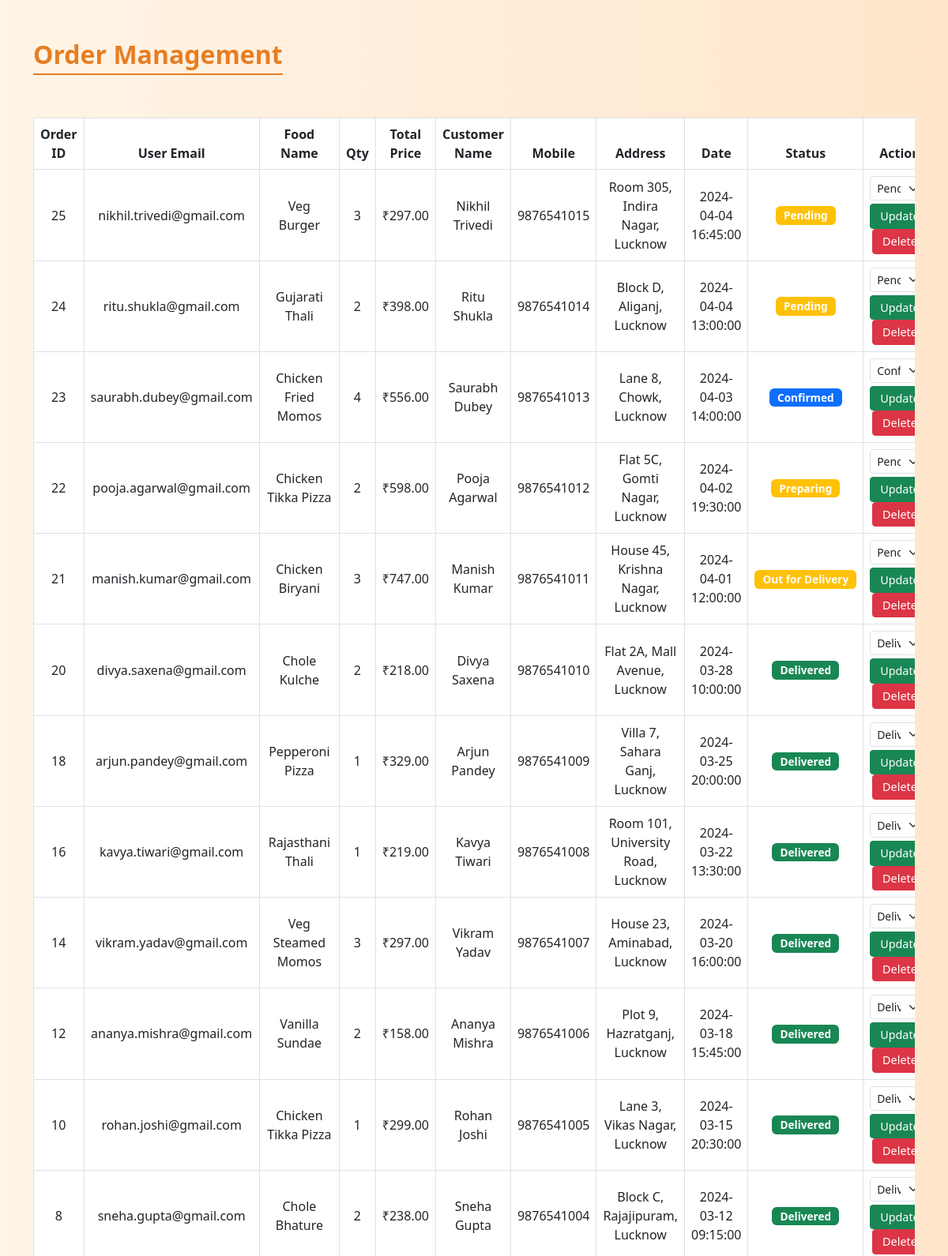
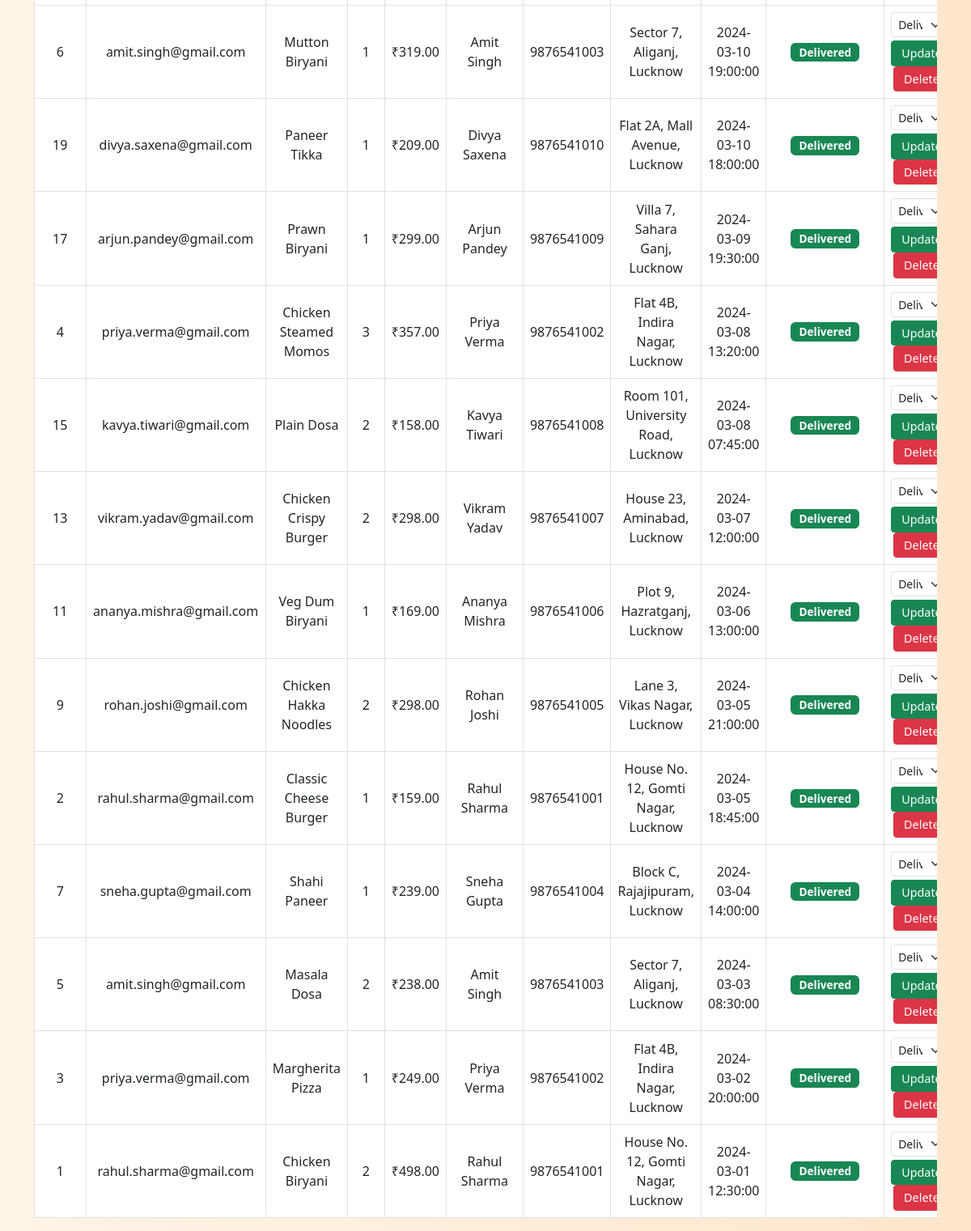
The page /view_orders.php on the database its author committed (2 pictures, top to bottom).
### tables this page shows
CREATE TABLE IF NOT EXISTS `orders` (
    `id`              INT(11) NOT NULL AUTO_INCREMENT,
    `user_id`         VARCHAR(150) NOT NULL,
    `food_id`         INT(11) DEFAULT NULL,
    `food_name`       VARCHAR(200) NOT NULL,
    `offer_price`     DECIMAL(10,2) DEFAULT 0.00,
    `price`           DECIMAL(10,2) DEFAULT 0.00,
    `quantity`        INT(11) DEFAULT 1,
    `total`           DECIMAL(10,2) DEFAULT 0.00,
    `customer_name`   VARCHAR(200) DEFAULT NULL,
    `mobile`          VARCHAR(20) DEFAULT NULL,
    `address`         TEXT DEFAULT NULL,
    `status`          ENUM('Pending','Confirmed','Preparing','Out for Delivery','Delivered','Cancelled') DEFAULT 'Pending',
    `order_date`      TIMESTAMP DEFAULT CURRENT_TIMESTAMP,
    PRIMARY KEY (`id`),
    KEY `idx_user_id`    (`user_id`),
    KEY `idx_status`     (`status`),
    KEY `idx_order_date` (`order_date`)
);

### view_orders.php (the view, shortened to what this page needs)
<!DOCTYPE html>
<html lang="en">
<head>
    <link href="https://cdn.jsdelivr.net/npm/bootstrap@5.3.0/dist/css/bootstrap.min.css" rel="stylesheet">
</head>
<body>
<div class="container">
    <h2>Order Management</h2>
    <div class="table-responsive mt-4">
        <table class="table table-bordered table-hover text-center align-middle">
            <thead>
                <tr>
                    <th>Order ID</th>
                    <th>User Email</th>
                    <th>Food Name</th>
                    <th>Qty</th>
                    <th>Total Price</th>
                    <th>Customer Name</th>
                    <th>Mobile</th>
                    <th>Address</th>
                    <th>Date</th>
                    <th>Status</th>
                    <th>Action</th>
                </tr>
            </thead>
            <tbody>
            <?php
            $conn = mysqli_connect("localhost", "root", "", "fooddb");
            $sql = "SELECT * FROM orders ORDER BY order_date DESC";
            $result = mysqli_query($conn, $sql);
            if (mysqli_num_rows($result) > 0) {
                while ($row = mysqli_fetch_assoc($result)) {
                    $status = $row['status'] ?? 'Pending';
                    echo "<tr>
                            <td>{$row['id']}</td>
                            <td>{$row['user_id']}</td>
                            <td>{$row['food_name']}</td>
                            <td>{$row['quantity']}</td>
                            <td>₹{$row['total']}</td>
                            <td>{$row['customer_name']}</td>
                            <td>{$row['mobile']}</td>
                            <td>{$row['address']}</td>
                            <td>{$row['order_date']}</td>
                            <td><span class='badge bg-" . ($status === 'Delivered' ? "success" : ($status === 'Confirmed' ? "primary" : "warning")) . " badge-status'>{$status}</span></td>
                            <td>
                                <form method='POST' style='display:inline-block;'>
                                    <input type='hidden' name='order_id' value='{$row['id']}' />
                                    <select name='status' class='form-select form-select-sm mb-1'>
                                        <option value='Pending' " . ($status === 'Pending' ? 'selected' : '') . ">Pending</option>
                                        <option value='Confirmed' " . ($status === 'Confirmed' ? 'selected' : '') . ">Confirmed</option>
                                        <option value='Delivered' " . ($status === 'Delivered' ? 'selected' : '') . ">Delivered</option>
                                    </select>
                                    <button type='submit' name='update_status' class='btn btn-sm btn-success btn-action'>Update</button>
                                </form>
                                <form method='POST' style='display:inline-block;'>
                                    <input type='hidden' name='order_id' value='{$row['id']}' />
                                    <button type='submit' name='delete_order' class='btn btn-sm btn-danger btn-action'>Delete</button>
                                </form>
                            </td>
                          </tr>";
                }
            } else {
                echo "<tr><td colspan='11' class='text-danger'>No orders found.</td></tr>";
            }
            ?>
            </tbody>
        </table>
    </div>
</div>
</body>
</html>

### view_orders.php (style rules this page uses)
body { background: linear-gradient(to right, #fff4e6, #ffe6cc); font-family: 'Segoe UI', sans-serif; }
.container { margin-top: 50px; }
h2 { color: #e67e22; font-weight: bold; margin-bottom: 30px; text-align: center; border-bottom: 2px solid #e67e22; display: inline-block; padding-bottom: 5px; }
.table thead { background-color: #e67e22; color: white; }
.btn-action { padding: 4px 12px; font-size: 0.9rem; }
.badge-status { font-size: 0.85rem; padding: 5px 10px; }

### rows shown on the page
orders: id "25", user "nikhil.trivedi@gmail.com", food_name "Veg Burger", quantity "3", total "297.00", customer_name "Nikhil Trivedi", mobile "9876541015", address "Room 305, Indira Nagar, Lucknow", order_date "2024-04-04 16:45:00", status "Pending"
orders: id "24", user "ritu.shukla@gmail.com", food_name "Gujarati Thali", quantity "2", total "398.00", customer_name "Ritu Shukla", mobile "9876541014", address "Block D, Aliganj, Lucknow", order_date "2024-04-04 13:00:00", status "Pending"
orders: id "23", user "saurabh.dubey@gmail.com", food_name "Chicken Fried Momos", quantity "4", total "556.00", customer_name "Saurabh Dubey", mobile "9876541013", address "Lane 8, Chowk, Lucknow", order_date "2024-04-03 14:00:00", status "Confirmed"
orders: id "22", user "pooja.agarwal@gmail.com", food_name "Chicken Tikka Pizza", quantity "2", total "598.00", customer_name "Pooja Agarwal", mobile "9876541012", address "Flat 5C, Gomti Nagar, Lucknow", order_date "2024-04-02 19:30:00", status "Preparing"
orders: id "21", user "manish.kumar@gmail.com", food_name "Chicken Biryani", quantity "3", total "747.00", customer_name "Manish Kumar", mobile "9876541011", address "House 45, Krishna Nagar, Lucknow", order_date "2024-04-01 12:00:00", status "Out for Delivery"
orders: id "20", user "divya.saxena@gmail.com", food_name "Chole Kulche", quantity "2", total "218.00", customer_name "Divya Saxena", mobile "9876541010", address "Flat 2A, Mall Avenue, Lucknow", order_date "2024-03-28 10:00:00", status "Delivered"
orders: id "18", user "arjun.pandey@gmail.com", food_name "Pepperoni Pizza", quantity "1", total "329.00", customer_name "Arjun Pandey", mobile "9876541009", address "Villa 7, Sahara Ganj, Lucknow", order_date "2024-03-25 20:00:00", status "Delivered"
orders: id "16", user "kavya.tiwari@gmail.com", food_name "Rajasthani Thali", quantity "1", total "219.00", customer_name "Kavya Tiwari", mobile "9876541008", address "Room 101, University Road, Lucknow", order_date "2024-03-22 13:30:00", status "Delivered"
orders: id "14", user "vikram.yadav@gmail.com", food_name "Veg Steamed Momos", quantity "3", total "297.00", customer_name "Vikram Yadav", mobile "9876541007", address "House 23, Aminabad, Lucknow", order_date "2024-03-20 16:00:00", status "Delivered"
orders: id "12", user "ananya.mishra@gmail.com", food_name "Vanilla Sundae", quantity "2", total "158.00", customer_name "Ananya Mishra", mobile "9876541006", address "Plot 9, Hazratganj, Lucknow", order_date "2024-03-18 15:45:00", status "Delivered"
orders: id "10", user "rohan.joshi@gmail.com", food_name "Chicken Tikka Pizza", quantity "1", total "299.00", customer_name "Rohan Joshi", mobile "9876541005", address "Lane 3, Vikas Nagar, Lucknow", order_date "2024-03-15 20:30:00", status "Delivered"
orders: id "8", user "sneha.gupta@gmail.com", food_name "Chole Bhature", quantity "2", total "238.00", customer_name "Sneha Gupta", mobile "9876541004", address "Block C, Rajajipuram, Lucknow", order_date "2024-03-12 09:15:00", status "Delivered"
orders: id "6", user "amit.singh@gmail.com", food_name "Mutton Biryani", quantity "1", total "319.00", customer_name "Amit Singh", mobile "9876541003", address "Sector 7, Aliganj, Lucknow", order_date "2024-03-10 19:00:00", status "Delivered"
orders: id "19", user "divya.saxena@gmail.com", food_name "Paneer Tikka", quantity "1", total "209.00", customer_name "Divya Saxena", mobile "9876541010", address "Flat 2A, Mall Avenue, Lucknow", order_date "2024-03-10 18:00:00", status "Delivered"
orders: id "17", user "arjun.pandey@gmail.com", food_name "Prawn Biryani", quantity "1", total "299.00", customer_name "Arjun Pandey", mobile "9876541009", address "Villa 7, Sahara Ganj, Lucknow", order_date "2024-03-09 19:30:00", status "Delivered"
orders: id "4", user "priya.verma@gmail.com", food_name "Chicken Steamed Momos", quantity "3", total "357.00", customer_name "Priya Verma", mobile "9876541002", address "Flat 4B, Indira Nagar, Lucknow", order_date "2024-03-08 13:20:00", status "Delivered"
orders: id "15", user "kavya.tiwari@gmail.com", food_name "Plain Dosa", quantity "2", total "158.00", customer_name "Kavya Tiwari", mobile "9876541008", address "Room 101, University Road, Lucknow", order_date "2024-03-08 07:45:00", status "Delivered"
orders: id "13", user "vikram.yadav@gmail.com", food_name "Chicken Crispy Burger", quantity "2", total "298.00", customer_name "Vikram Yadav", mobile "9876541007", address "House 23, Aminabad, Lucknow", order_date "2024-03-07 12:00:00", status "Delivered"
orders: id "11", user "ananya.mishra@gmail.com", food_name "Veg Dum Biryani", quantity "1", total "169.00", customer_name "Ananya Mishra", mobile "9876541006", address "Plot 9, Hazratganj, Lucknow", order_date "2024-03-06 13:00:00", status "Delivered"
orders: id "9", user "rohan.joshi@gmail.com", food_name "Chicken Hakka Noodles", quantity "2", total "298.00", customer_name "Rohan Joshi", mobile "9876541005", address "Lane 3, Vikas Nagar, Lucknow", order_date "2024-03-05 21:00:00", status "Delivered"
orders: id "2", user "rahul.sharma@gmail.com", food_name "Classic Cheese Burger", quantity "1", total "159.00", customer_name "Rahul Sharma", mobile "9876541001", address "House No. 12, Gomti Nagar, Lucknow", order_date "2024-03-05 18:45:00", status "Delivered"
orders: id "7", user "sneha.gupta@gmail.com", food_name "Shahi Paneer", quantity "1", total "239.00", customer_name "Sneha Gupta", mobile "9876541004", address "Block C, Rajajipuram, Lucknow", order_date "2024-03-04 14:00:00", status "Delivered"
orders: id "5", user "amit.singh@gmail.com", food_name "Masala Dosa", quantity "2", total "238.00", customer_name "Amit Singh", mobile "9876541003", address "Sector 7, Aliganj, Lucknow", order_date "2024-03-03 08:30:00", status "Delivered"
orders: id "3", user "priya.verma@gmail.com", food_name "Margherita Pizza", quantity "1", total "249.00", customer_name "Priya Verma", mobile "9876541002", address "Flat 4B, Indira Nagar, Lucknow", order_date "2024-03-02 20:00:00", status "Delivered"
orders: id "1", user "rahul.sharma@gmail.com", food_name "Chicken Biryani", quantity "2", total "498.00", customer_name "Rahul Sharma", mobile "9876541001", address "House No. 12, Gomti Nagar, Lucknow", order_date "2024-03-01 12:30:00", status "Delivered"
